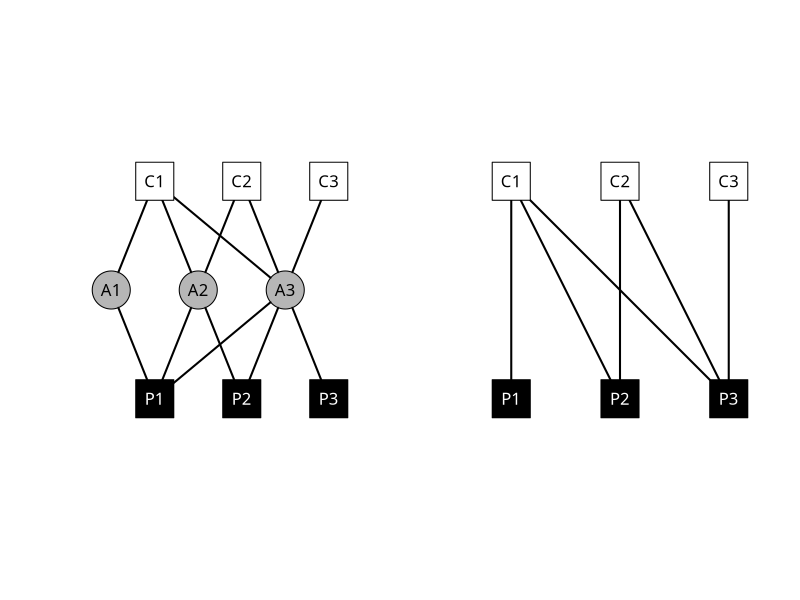

The R script that drew this image:
# bipartite

library(igraph)
library(tibble)

# Create edges
V1 <- c("C1", "C1", "C1", "C2", "C2", "C3")
V2 <- c("P1", "P2", "P3", "P2", "P3", "P3")
tb_bi <-tibble(V1, V2)

# Create graph
g1 <- graph_from_data_frame(tb_bi, directed = FALSE)

# create labels
V(g1)$label <- V(g1)$name

# set type (type sets the two different graphs in the bipartite)
V(g1)$type <- FALSE

V(g1)[name %in% c("P1", "P2", "P3")]$type <- TRUE

# for color version: V(g1)$color <- ifelse(V(g1)$type == 1, "#EFC00099", "#0073C299")
V(g1)$color <- ifelse(V(g1)$type == 1, "#000000", "#FFFFFF")
V(g1)$shape <- ifelse(V(g1)$type == 1, "square", "square")
V(g1)$size <- 35
V(g1)$font <- "sans"


# tripartite
V1 <-   c("C1", "C1", "C1", "C2", "C2", "C3")
V2 <-   c("A1", "A2", "A3", "A2", "A3", "A3")
V2.2 <- c("A1", "A2", "A2", "A3", "A3", "A3")
V3 <-   c("P1", "P1", "P2", "P1", "P2", "P3")
tb_tri1 <- tibble(V1, V2)
tb_tri2 <- tibble(V2.2, V3)
  
gtri1 <- graph_from_data_frame(tb_tri1, directed = FALSE)
gtri2 <- graph_from_data_frame(tb_tri2, directed = FALSE)

g3 <- gtri1 + gtri2

V(g3)$label <- V(g3)$name
V(g3)$type <- 1
V(g3)[name %in% c("A1", "A2", "A3")]$type <- 2
V(g3)[name %in% c("P1", "P2", "P3")]$type <- 3

# For color version: V(g3)$color <- ifelse(V(g3)$type == 1, "#0073C299", ifelse(V(g3)$type == 2, "#86868699", "#EFC00099"))
V(g3)$color <- ifelse(V(g3)$type == 1, "#FFFFFF", ifelse(V(g3)$type == 2, "#86868699", "#000000"))
V(g3)$shape <- ifelse(V(g3)$type == 1, "square", ifelse(V(g3)$type == 2, "circle", "square"))
V(g3)$size <- 35
V(g3)$font <- "sans"

layout <- layout_with_sugiyama(g3, layers = V(g3)$type)$layout

## arrange
par(mfrow = c(1, 2)) # Create a 2 x 2 plotting matrix

plot(g3,
     layout = layout,
     vertex.label.family=2,
     vertex.label.color = c("black", "black", "black", "black", "black", "black", "white", "white", "white"),
     edge.width = 2,
     edge.color = "black")


plot(g1, layout = layout_as_bipartite, 
     vertex.label.family=2,
     vertex.label.color = c("black", "black", "black", "white", "white", "white"),
     edge.width = 2,
     edge.color = "black")
 






